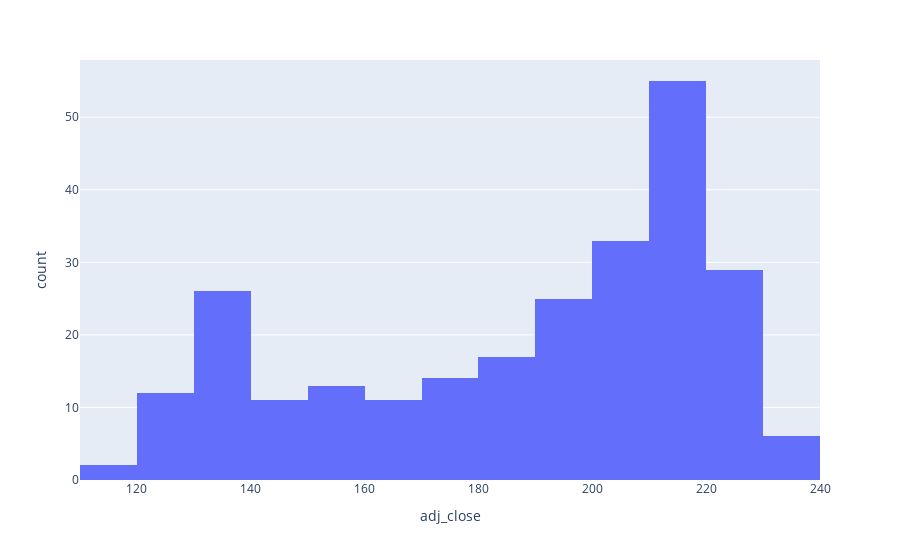

Notebook code for this chart:
### Code cell
import plotly.express as px


fig = px.histogram(df, x="adj_close")
fig.show()

### Figure 1 — Plotly figure (JSON) as saved in the notebook; plotly's stock layout.template omitted (floating-point values rounded to 4 significant figures; data arrays with more than 128 entries replaced by an {"elided": "..."} marker saying what was removed)
{"data": [{"alignmentgroup": "True", "bingroup": "x", "hovertemplate": "adj_close=%{x}<br>count=%{y}<extra></extra>", "legendgroup": "", "marker": {"color": "#636efa", "pattern": {"shape": ""}}, "name": "", "offsetgroup": "", "orientation": "v", "showlegend": false, "type": "histogram", "x": {"elided": "254 float values"}, "xaxis": "x", "yaxis": "y"}], "layout": {"barmode": "relative", "legend": {"tracegroupgap": 0}, "margin": {"t": 60}, "xaxis": {"anchor": "y", "domain": [0, 1], "title": {"text": "adj_close"}}, "yaxis": {"anchor": "x", "domain": [0, 1], "title": {"text": "count"}}}}
